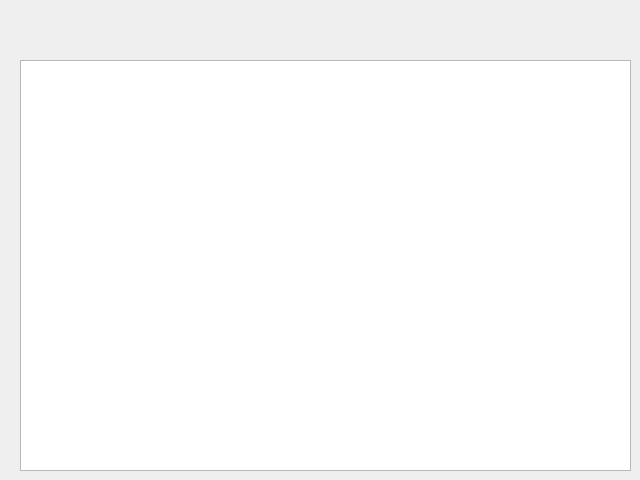
<?xml version="1.0" encoding="UTF-8"?>
<ui version="4.0">
 <class>Form</class>
 <widget class="QWidget" name="Form">
  <property name="geometry">
   <rect>
    <x>0</x>
    <y>0</y>
    <width>640</width>
    <height>480</height>
   </rect>
  </property>
  <property name="windowTitle">
   <string>Кофеёк!</string>
  </property>
  <widget class="QTableWidget" name="tableWidget">
   <property name="geometry">
    <rect>
     <x>20</x>
     <y>60</y>
     <width>611</width>
     <height>411</height>
    </rect>
   </property>
  </widget>
 </widget>
 <resources/>
 <connections/>
</ui>
